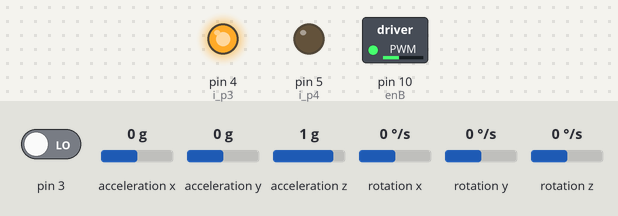
The sketch below on a simulated Arduino Uno, built with avr-gcc and run on an emulated ATmega328P. Shown: switched loads named in the sketch (green lamp = pin HIGH), output pins drawn as LEDs (lit = HIGH). Wiring (inferred from the names in the program): MPU-6050 motion sensor at I2C address 0x68. The inputs (shaded band) are chosen by the test bench; at power-on: rotation y 0 °/s, acceleration y 0 g, acceleration x 0 g, pin 3 LOW, acceleration z 1 g, rotation x 0 °/s, rotation z 0 °/s. What the sketch prints to the serial monitor is not drawn.

Above: at 1.7 s.
1.8 s: rotation y set to -192 °/s
At 1.95 s:
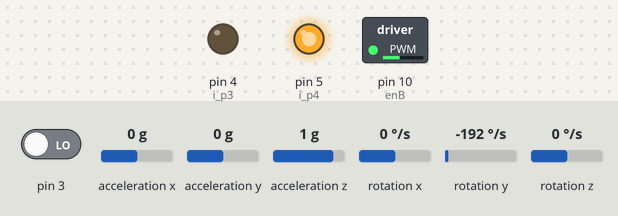
At 3.45 s:
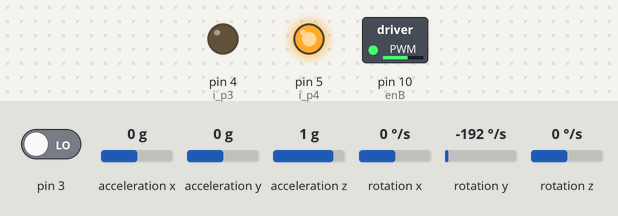
4.8 s: acceleration y set to 1.4 g
At 5.6 s:
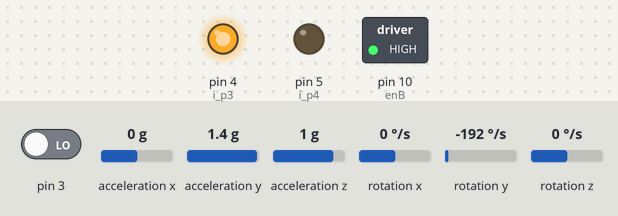
6.3 s: acceleration x set to -1.4 g
9.3 s: rotation y set to -100 °/s
Timing chart, 0 to 13.3 s (numbered marks = the images above; inputs shaded):
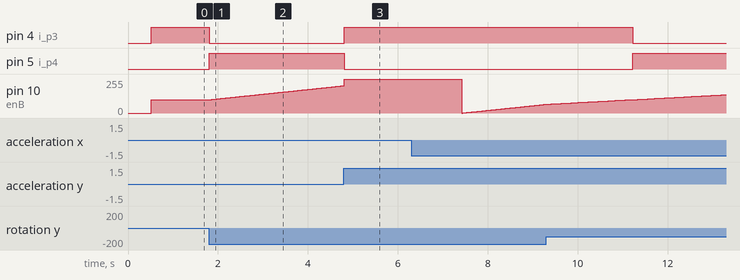

Measured:
- after the input at 1.8 s, pin 4 (i_p3): HIGH → LOW at once; pin 5 (i_p4): LOW → HIGH at once; pin 10 (enB): moves from 100/255 to 205/255 over 3.0 s, starting at once
- after the input at 4.8 s, pin 4 (i_p3): LOW → HIGH at once; pin 5 (i_p4): HIGH → LOW at once
- after the input at 9.3 s, pin 4 (i_p3): HIGH → LOW after 1.9 s instead of 1.0 s; pin 5 (i_p4): LOW → HIGH after 1.9 s instead of 1.0 s

The sketch:

noviKod.ino
```cpp
#include <Wire.h>
#include <Encoder.h>

#define UGAO_PO_IMPULSU 360.0 / 8000.0
//#define directionPin 8
//#define ledPin 9

const int MPU = 0x68; // MPU6050 I2C address
float AccX, AccY, AccZ;
float GyroX, GyroY, GyroZ;
float accAngleX, accAngleY, gyroAngleX, gyroAngleY, gyroAngleZ;
float roll = 0;
float pitch = 0;
float yaw = 0;
float AccErrorX, AccErrorY, GyroErrorX, GyroErrorY, GyroErrorZ;
float elapsedTime, currentTime, previousTime;
int c = 0;
float motor_input;

unsigned long dt = 5000;
unsigned long previous_time = 0;


//int motor1pin1 = 4;
//int motor1pin2 = 5;

// Motor B connections
int enB = 10;
int i_p3 = 4;
int i_p4 = 5;

int motorMin = 100;

volatile int counter;
//volatile int totalCounter;
void enkoder() {
  //totalCounter++;
  //static Encoder enkoder(2, 3);
  if(digitalRead(2)) counter++;
  else counter--;
  //return UGAO_PO_IMPULSU * enkoder.read();
}

float readEncoderData(){
  return counter/(2*PI);
  }

void driveMotor(float speed){
  int val = motorMin + (int)((255-motorMin + 1)*speed);
  if(speed>0.0) {
    digitalWrite(i_p3, LOW);
    digitalWrite(i_p4, HIGH);
    analogWrite(enB, val);
  }
  else {
    digitalWrite(i_p3, HIGH);
    digitalWrite(i_p4, LOW);
    analogWrite(enB, val);
  }
}


void setup() {
  Serial.begin(115200);

  // initialize imu
  MPU6050_initialization();

  // initialize encoder
  attachInterrupt(digitalPinToInterrupt(3), enkoder, RISING);

  // initialize motor driver
  driver_initialize();

  calculate_IMU_error();

  gyroAngleX = 0;
  gyroAngleY = 0;
  gyroAngleZ = 0;
  currentTime = millis();
}


void MPU6050_initialization() {
  Wire.begin();                      // Initialize comunication
  Wire.beginTransmission(MPU);       // Start communication with MPU6050 // MPU=0x68
  Wire.write(0x6B);                  // Talk to the register 6B
  Wire.write(0x00);                  // Make reset - place a 0 into the 6B register
  Wire.endTransmission(true);        //end the transmission
  delay(20);
}

void driver_initialize() {
  pinMode(enB, OUTPUT);
  pinMode(i_p3, OUTPUT);
  pinMode(i_p4, OUTPUT);
}

float read_accel_data() {
  // === Read acceleromter data === //
  Wire.beginTransmission(MPU);
  Wire.write(0x3B); // Start with register 0x3B (ACCEL_XOUT_H)
  Wire.endTransmission(false);
  Wire.requestFrom(MPU, 6, true);
  float AccX = (Wire.read() << 8 | Wire.read()) / 16384.0; // X-axis value
  float AccY = (Wire.read() << 8 | Wire.read()) / 16384.0; // Y-axis value
  float AccZ = (Wire.read() << 8 | Wire.read()) / 16384.0; // Z-axis value

  // Calculating Roll and Pitch from the accelerometer data
  accAngleX = (atan(AccY / sqrt(pow(AccX, 2) + pow(AccZ, 2))) * 180 / PI) - AccErrorX; // AccErrorX ~(0.58) See the calculate_IMU_error()custom function for more details
  accAngleY = (atan(-1 * AccX / sqrt(pow(AccY, 2) + pow(AccZ, 2))) * 180 / PI) - AccErrorY; // AccErrorY ~(-1.58)

  return accAngleX;
  //return accAngleY;
}

float read_gyro_data(float elapsedTime) {
  // === Read gyroscope data === //
  Wire.beginTransmission(MPU);
  Wire.write(0x43); // Gyro data first register address 0x43
  Wire.endTransmission(false);
  Wire.requestFrom(MPU, 6, true); // Read 4 registers total, each axis value is stored in 2 registers

  float GyroX = (Wire.read() << 8 | Wire.read()) / 131.0; // For a 250deg/s range we have to divide first the raw value by 131.0, according to the datasheet
  float GyroY = (Wire.read() << 8 | Wire.read()) / 131.0;
  float GyroZ = (Wire.read() << 8 | Wire.read()) / 131.0;
  // Correct the outputs with the calculated error values
  GyroX = GyroX - GyroErrorX; // GyroErrorX ~(-0.56)
  GyroY = GyroY - GyroErrorY; // GyroErrorY ~(2)
  GyroZ = GyroZ - GyroErrorZ; // GyroErrorZ ~ (-0.8)
  // Currently the raw values are in degrees per seconds, deg/s, so we need to multiply by sendonds (s) to get the angle in degrees
  gyroAngleX = gyroAngleX + GyroX * elapsedTime; // deg/s * s = deg
  gyroAngleY = gyroAngleY + GyroY * elapsedTime;
  yaw =  yaw + GyroZ * elapsedTime;
  // Complementary filter - combine acceleromter and gyro angle values
  roll = 0.96 * gyroAngleX + 0.04 * accAngleX;
  pitch = 0.96 * gyroAngleY + 0.04 * accAngleY;

  return gyroAngleX;
}
float degree_to_radian(float degree) {return (degree * PI)/180.0;}
float radian_to_degree(float radian) {return (radian * 180.0)/PI;}

void calculate_IMU_error() {
  // We can call this funtion in the setup section to calculate the accelerometer and gyro data error. From here we will get the error values used in the above equations printed on the Serial Monitor.
  // Note that we should place the IMU flat in order to get the proper values, so that we then can the correct values
  // Read accelerometer values 200 times
  while (c < 200) {
    Wire.beginTransmission(MPU);
    Wire.write(0x3B);
    Wire.endTransmission(false);
    Wire.requestFrom(MPU, 6, true);
    AccX = (Wire.read() << 8 | Wire.read()) / 16384.0 ;
    AccY = (Wire.read() << 8 | Wire.read()) / 16384.0 ;
    AccZ = (Wire.read() << 8 | Wire.read()) / 16384.0 ;
    // Sum all readings
    AccErrorX = AccErrorX + ((atan((AccY) / sqrt(pow((AccX), 2) + pow((AccZ), 2))) * 180 / PI));
    AccErrorY = AccErrorY + ((atan(-1 * (AccX) / sqrt(pow((AccY), 2) + pow((AccZ), 2))) * 180 / PI));
    c++;
  }
  //Divide the sum by 200 to get the error value
  AccErrorX = AccErrorX / 200;
  AccErrorY = AccErrorY / 200;
  c = 0;
  // Read gyro values 200 times
  while (c < 200) {
    Wire.beginTransmission(MPU);
    Wire.write(0x43);
    Wire.endTransmission(false);
    Wire.requestFrom(MPU, 6, true);
    GyroX = Wire.read() << 8 | Wire.read();
    GyroY = Wire.read() << 8 | Wire.read();
    GyroZ = Wire.read() << 8 | Wire.read();
    // Sum all readings
    GyroErrorX = GyroErrorX + (GyroX / 131.0);
    GyroErrorY = GyroErrorY + (GyroY / 131.0);
    GyroErrorZ = GyroErrorZ + (GyroZ / 131.0);
    c++;
  }
  //Divide the sum by 200 to get the error value
  GyroErrorX = GyroErrorX / 200;
  GyroErrorY = GyroErrorY / 200;
  GyroErrorZ = GyroErrorZ / 200;
  // Print the error values on the Serial Monitor
  Serial.print("AccErrorX: ");
  Serial.println(AccErrorX);
  Serial.print("AccErrorY: ");
  Serial.println(AccErrorY);
  Serial.print("GyroErrorX: ");
  Serial.println(GyroErrorX);
  Serial.print("GyroErrorY: ");
  Serial.println(GyroErrorY);
  Serial.print("GyroErrorZ: ");
  Serial.println(GyroErrorZ);
}

void loop() {
  previousTime = currentTime;        // Previous time is stored before the actual time read
  currentTime = millis();            // Current time actual time read
  elapsedTime = (currentTime - previousTime) / 1000; // Divide by 1000 to get seconds

  float accAngleY = read_accel_data();

  float GyroY = read_gyro_data(elapsedTime);

  float tau = 0.2;
  float alpha = tau/(tau + 0.005);
  pitch = (1 - alpha)*(pitch + (GyroY * dt)/1000000.0) + alpha * accAngleY;

  // Print the values of IMU on the serial monitor
//  Serial.print(accAngleY);
//  Serial.print(" ");
//  Serial.print(GyroY);
//  Serial.print(" ");
//  Serial.print(pitch);
//  Serial.print(" ");
//  Serial.println();

  float enkoder_ugao = readEncoderData();

//  Serial.print(enkoder_ugao);
//  Serial.print(" ");
//  Serial.print(totalCounter);
//  Serial.println();

  // kontroler

  motor_input = -pitch/20;
  driveMotor(motor_input);

  Serial.print(pitch);
  Serial.print(" ");
  Serial.print(motor_input);
  Serial.println();

  // Time control
  while(micros() < previous_time + dt) {}
  previous_time = micros();
  //delay(100);
}
```
